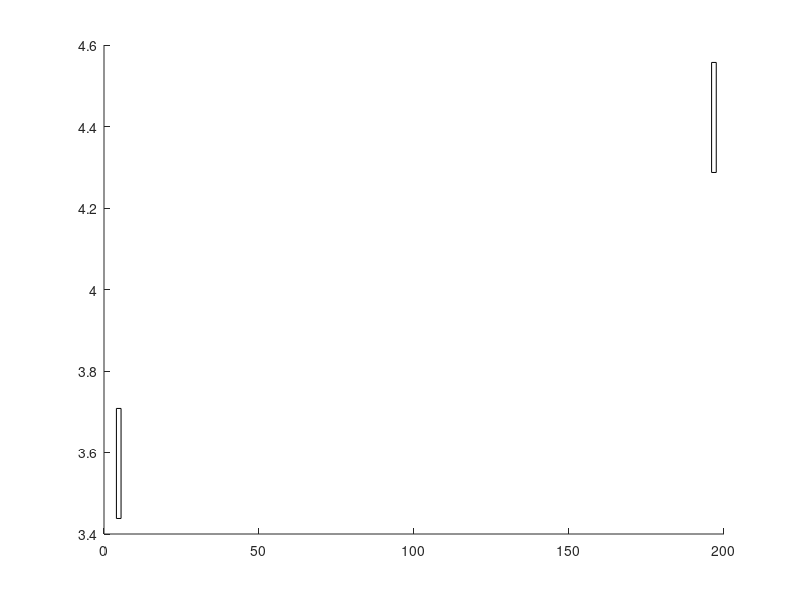

The MATLAB script that drew this image: (Note: this script raises an error after producing the figure.)
clear
clc
%disp('A bunch of bullshit about the game....Hit any key to start');
%pause
close all hidden
%%%%%%%%%%%%%%%%%%%%%%%%%%%%%%%%%%%%%%%%%%%%%%%%%%%%%%%%%%%%%%%%%%%%%%%%%%
%                                                                        %
%                         Create Terrain                                 %
%                                                                        %
%%%%%%%%%%%%%%%%%%%%%%%%%%%%%%%%%%%%%%%%%%%%%%%%%%%%%%%%%%%%%%%%%%%%%%%%%%
%CREATE TERRAIN
% Picks (n) random numbers to make plot. Can be changed for different
% effects. n*L gives length of field.
Ty = randperm(5); 
N = length(Ty);
hold on
L = 40;
M = N*L;
xi = 0:M-1;
yi = interpft(Ty,M); % Terrain 'Function'
%-------------------------------------------------------------------------%
%                      PLACE AND DRAW 'TANKS'                             %
%-------------------------------------------------------------------------%
%Create Tank 1
p=randi(20); ...Max distance of tanks from border. 
p2=p+2;
yi(p:p2)=min(yi(p:p2)); ...Flatten Spot on for Tank 1 (modifies yi)
B=length(yi(p:p2)); % Width of Flat Spot
c=min(yi(p:p2));     % Min Value of 'yi' 
%Create Tank 2
P=200-p; %Random placement of tank 2
P2=P+2;
yi(P:P2)=min(yi(P:P2)); %Flatten Spot for Tank 2 
B2=length(yi(P:P2));
c2=min(yi(P:P2)); 
%Plot Tanks
tank1=rectangle('Position',[p,c,B/2,B*.09]);
tank2=rectangle('Position',[P,c2,B2/2,B2*.09]);
%Plot Terrain
hT=area(xi,yi);   
colormap summer
a=max(yi)*2;
plot(tank1)
plot(tank2)
axis([min(yi) M 0 a])  %axis([min(yi) 100 0 a]) 
%%%%%%%%%%%%%%%%%%%%%%%%%%%%%%%%%%%%%%%%%%%%%%%%%%%%%%%%%%%%%%%%%%%%%%%%%
%                           Trajectory                                  %                                   %
%%%%%%%%%%%%%%%%%%%%%%%%%%%%%%%%%%%%%%%%%%%%%%%%%%%%%%%%%%%%%%%%%%%%%%%%%
%-----------Tank Int. Pos-------------------
x_0 = (p+(B/4)); % initial x-position Tank 1 
y_0 = c+(B*.09); % initial y-position Tank 1
x2_0=(P+(B2/4)); % initial x-position Tank 2
y2_0=c2+(B*.09); % initial y-position Tank 2
%------------------------------------------- 
TESTLP=randi(100); % This to be replaced by 'shot/ground contact' 
TESTLP2=randi(100);% Here to keep loop running
TESTPLAYER2=randi(100);
TESTPLAYER=randi(100);
while TESTLP~=TESTLP2
power=input('Player 1\n  Power:  ');
if power==0;
   close all hidden 
    break
end
v0=power/10;
theta= input(' Degree:  ');
v0x=v0*cos(theta*pi/180);
v0y=v0*sin(theta*pi/180);
g = 9.8; % gravity
thmax=v0y/g;
hmax=v0y^2/(2*g);
ttot=2.5*thmax;
dmax=v0x*ttot;
tplot=linspace(0,ttot,200);
x=x_0+ v0x*tplot;
y=y_0+ v0y*tplot-0.5*g*tplot.^2; 
h=plot(x,y);
area(xi, yi); %covers trajectory below grade
disp('Hit Any Key To Continue')
pause
delete(h)
clc
%------------------------------------------------------------------------%
%                         SWITCH PLAYERS                                 %
%------------------------------------------------------------------------%
if TESTPLAYER2==TESTPLAYER; %Change-Player2_health<=0
  break
end
power2=input('Player 2\n  Power:  ');
if power2==0;
   close all hidden 
    break
end
v20=power2/10;
Player2_angle= input(' Degree:  ');
theta2=180-Player2_angle;
v0x=v20*cos(theta2*pi/180);
v0y=v20*sin(theta2*pi/180);
thmax=v0y/g;
hmax=v0y^2/(2*g);
ttot=2.5*thmax;
dmax=v0x*ttot;
tplot=linspace(0,ttot,200);
x2=x2_0+ v0x*tplot;
y2=y2_0+ v0y*tplot-0.5*g*tplot.^2;
h2=plot(x2,y2);
area(xi, yi); %covers trajectory below grade
disp('Hit Any Key To Continue')
pause
delete(h2)
clc
end